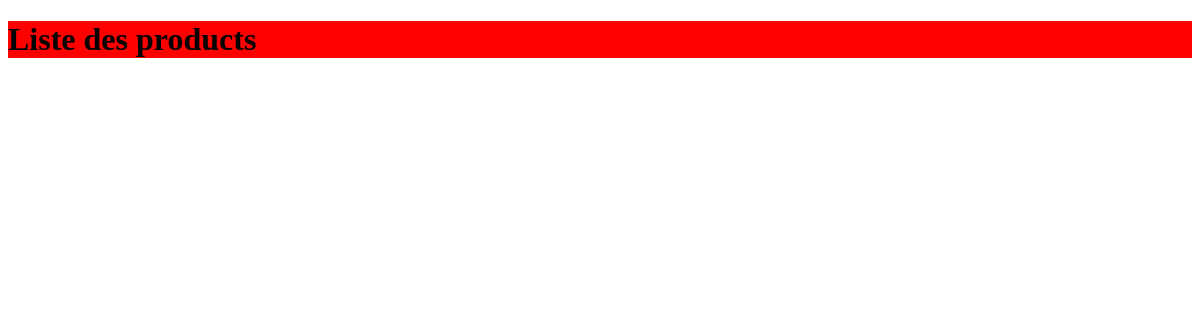
/products/, run on an earlier commit of the app's database.
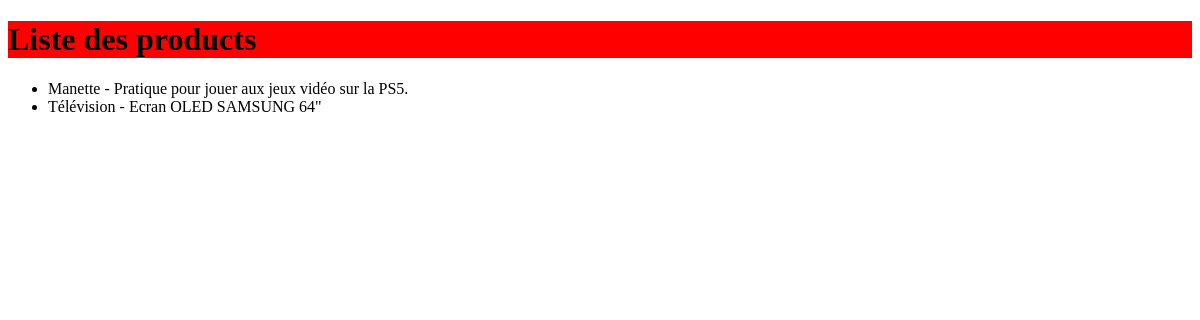
And on a later commit of the database.
### main/models.py (models this page shows, shortened)
class Products(models.Model):
    title = models.CharField(max_length=200)
    description = models.TextField()
    class Meta :
        verbose_name = "product"

### main/views.py (the view)
# urls.py: path('products/', views.products_list,name='products_list'),
def products_list(request) :
    products = Products.objects.all()
    return render(request,'main/products_list.html',{'products': products})

### main/templates/main/products_list.html (shortened to what this page needs)
{% load static %}
<!DOCTYPE html>
<html lang="fr">
<head>
    <link rel="stylesheet" href="{% static 'css/styles.css' %}">
</head>
<body>
    <h1>Liste des products</h1>
    <ul>
        {% for product  in products %}
        <li>{{ product.title }} - {{ product.description }}</li>
        {% endfor %}
    </ul>
</body>
</html>

### main/static/css/styles.css (style rules this page uses)
h1 { background-color: red; }

What changed in the data, as far as the page shows it:
added Products: title "Manette", description "Pratique pour jouer aux jeux vidéo sur la PS5."
added Products: title "Télévision", description "Ecran OLED SAMSUNG 64\""
